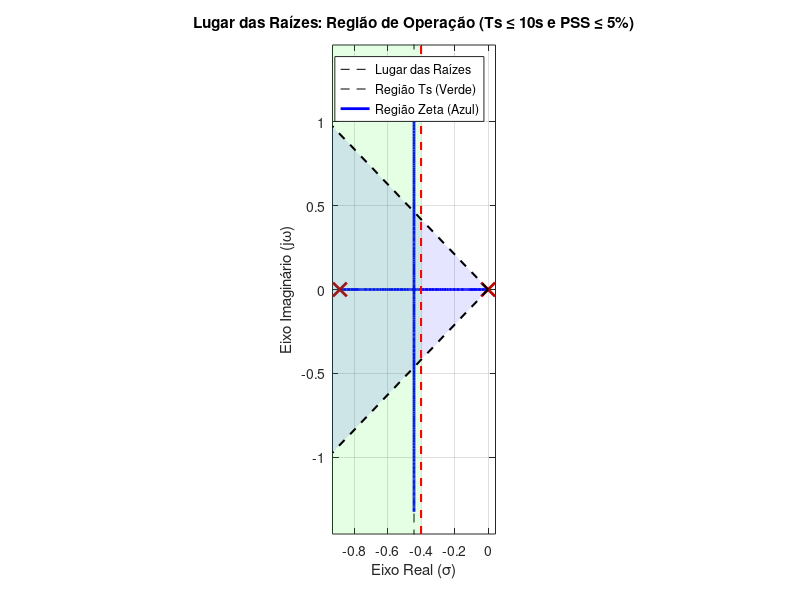

Write the MATLAB code that produced this figure.
clear; close all; clc;

% --- 1. Definição do Sistema ---
s = tf("s");
%K_p = 2.0421;
%K_i = 0.8989;
%K_d = 1;

%C_s = (K_d * s^2 + K_p * s + K_i)/(s);

% Parâmetros da planta do AUV
G_s = (0.0526)/(s^2 + 0.8842*s);

% --- 2. Definição dos Requisitos ---
% Requisito de Tempo: Ts <= 10s -> Re(s) <= -0.4
limite_sigma = -0.4;

% Requisito de PSS: Zeta >= 0.6901 -> Angulo <= 46.36 graus
zeta_min = 0.6901;
angulo_rad = acos(zeta_min); % Ângulo em radianos a partir do eixo real negativo

% --- 3. Plotagem do Lugar das Raízes ---
figure;
rlocus(G_s);
hold on;
axis equal; % CRUCIAL: Garante que os ângulos visuais sejam verdadeiros
grid on;

% Pegar os limites do gráfico para desenhar as regiões até a borda
limites_x = xlim;
limites_y = ylim;
tamanho_x = abs(limites_x(1)); % Distância até a esquerda

% --- 4. Desenhando a Região de Ts (Retângulo Verde) ---
% Já fizemos isso: tudo à esquerda de -0.4
x_ts = [limites_x(1), limite_sigma, limite_sigma, limites_x(1)];
y_ts = [limites_y(1), limites_y(1), limites_y(2), limites_y(2)];
patch(x_ts, y_ts, 'g', 'FaceAlpha', 0.1, 'EdgeColor', 'none');

% --- 5. Desenhando a Região de PSS (Cone Azul) ---
% O cone é formado por duas retas saindo da origem com ângulo +/- theta
% Calculamos a altura Y correspondente ao limite esquerdo X
altura_y = tamanho_x * tan(angulo_rad);

% Definimos o triângulo (Cone)
x_zeta = [0, -tamanho_x, -tamanho_x];
y_zeta_sup = [0, altura_y, -altura_y]; % Vértice, Canto Sup Esq, Canto Inf Esq

% Desenha o cone azul ('b' = blue)
patch(x_zeta, y_zeta_sup, 'b', 'FaceAlpha', 0.1, 'EdgeColor', 'none');

% --- 6. Linhas de Fronteira para destaque ---
% Linha vertical do Ts
plot([limite_sigma, limite_sigma], limites_y, 'r--', 'LineWidth', 1.5);

% Linhas diagonais do Zeta
% Reta superior
plot([0, -tamanho_x], [0, altura_y], 'k--', 'LineWidth', 1.5); 
% Reta inferior
plot([0, -tamanho_x], [0, -altura_y], 'k--', 'LineWidth', 1.5);

% --- 7. Acabamento ---
title('Lugar das Raízes: Região de Operação (Ts \leq 10s e PSS \leq 5%)');
xlabel('Eixo Real (\sigma)');
ylabel('Eixo Imaginário (j\omega)');
legend('Lugar das Raízes', 'Região Ts (Verde)', 'Região Zeta (Azul)');

hold off;
